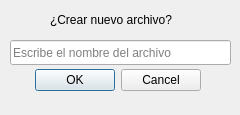
<?xml version="1.0" encoding="UTF-8"?>
<ui version="4.0">
 <class>crearArchivo</class>
 <widget class="QDialog" name="crearArchivo">
  <property name="geometry">
   <rect>
    <x>0</x>
    <y>0</y>
    <width>240</width>
    <height>115</height>
   </rect>
  </property>
  <property name="windowTitle">
   <string>Dialog</string>
  </property>
  <widget class="QDialogButtonBox" name="buttonBox">
   <property name="geometry">
    <rect>
     <x>-20</x>
     <y>60</y>
     <width>221</width>
     <height>41</height>
    </rect>
   </property>
   <property name="orientation">
    <enum>Qt::Horizontal</enum>
   </property>
   <property name="standardButtons">
    <set>QDialogButtonBox::Cancel|QDialogButtonBox::Ok</set>
   </property>
  </widget>
  <widget class="QLabel" name="advertencia">
   <property name="geometry">
    <rect>
     <x>50</x>
     <y>10</y>
     <width>201</width>
     <height>20</height>
    </rect>
   </property>
   <property name="text">
    <string>¿Crear nuevo archivo?</string>
   </property>
  </widget>
  <widget class="QLineEdit" name="NombreArchivo">
   <property name="enabled">
    <bool>true</bool>
   </property>
   <property name="geometry">
    <rect>
     <x>10</x>
     <y>40</y>
     <width>221</width>
     <height>25</height>
    </rect>
   </property>
   <property name="text">
    <string/>
   </property>
   <property name="placeholderText">
    <string>Escribe el nombre del archivo</string>
   </property>
   <property name="clearButtonEnabled">
    <bool>true</bool>
   </property>
  </widget>
 </widget>
 <resources/>
 <connections>
  <connection>
   <sender>buttonBox</sender>
   <signal>accepted()</signal>
   <receiver>crearArchivo</receiver>
   <slot>accept()</slot>
   <hints>
    <hint type="sourcelabel">
     <x>248</x>
     <y>254</y>
    </hint>
    <hint type="destinationlabel">
     <x>157</x>
     <y>274</y>
    </hint>
   </hints>
  </connection>
  <connection>
   <sender>buttonBox</sender>
   <signal>rejected()</signal>
   <receiver>crearArchivo</receiver>
   <slot>reject()</slot>
   <hints>
    <hint type="sourcelabel">
     <x>316</x>
     <y>260</y>
    </hint>
    <hint type="destinationlabel">
     <x>286</x>
     <y>274</y>
    </hint>
   </hints>
  </connection>
 </connections>
</ui>
